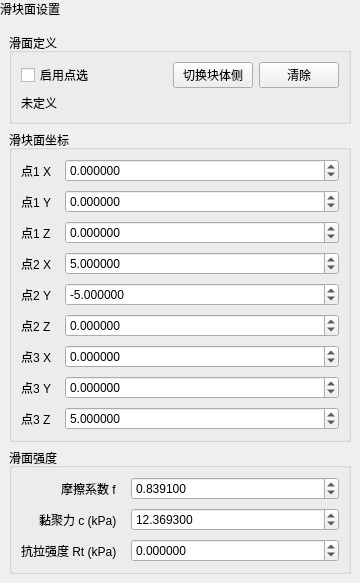
<?xml version='1.0' encoding='UTF-8'?>
<ui version="4.0">
 <class>CaveBlockPlanePage</class>
 <widget class="QWidget" name="CaveBlockPlanePage">
  <property name="geometry">
   <rect>
    <x>0</x>
    <y>0</y>
    <width>360</width>
    <height>560</height>
   </rect>
  </property>
  <layout class="QVBoxLayout" name="verticalLayout">
   <item>
    <widget class="QLabel" name="pageHeaderLabel">
     <property name="text">
      <string>滑块面设置</string>
     </property>
     <property name="visible">
      <bool>false</bool>
     </property>
    </widget>
   </item>
   <item>
    <widget class="QWidget" name="contentWidget">
     <layout class="QVBoxLayout" name="contentLayout">
      <item>
       <widget class="QGroupBox" name="pickGroupBox">
        <property name="title">
         <string>滑面定义</string>
        </property>
        <layout class="QVBoxLayout" name="pickLayout">
         <item>
          <layout class="QHBoxLayout" name="pickActionLayout">
           <item>
            <widget class="QCheckBox" name="pickCheckBox">
             <property name="text">
              <string>启用点选</string>
             </property>
             <property name="checked">
              <bool>false</bool>
             </property>
            </widget>
           </item>
           <item>
            <spacer name="pickActionSpacer">
             <property name="orientation">
              <enum>Qt::Horizontal</enum>
             </property>
             <property name="sizeHint" stdset="0">
              <size>
               <width>20</width>
               <height>20</height>
              </size>
             </property>
            </spacer>
           </item>
           <item>
            <widget class="QPushButton" name="flipSideBtn">
             <property name="text">
              <string>切换块体侧</string>
             </property>
            </widget>
           </item>
           <item>
            <widget class="QPushButton" name="clearFaceBtn">
             <property name="text">
              <string>清除</string>
             </property>
            </widget>
           </item>
          </layout>
         </item>
         <item>
          <widget class="QLabel" name="faceStatusLabel">
           <property name="text">
            <string>未定义</string>
           </property>
          </widget>
         </item>
         <property name="leftMargin">
          <number>9</number>
         </property>
         <property name="topMargin">
          <number>9</number>
         </property>
         <property name="rightMargin">
          <number>9</number>
         </property>
         <property name="bottomMargin">
          <number>9</number>
         </property>
         <property name="spacing">
          <number>6</number>
         </property>
        </layout>
       </widget>
      </item>
      <item>
       <widget class="QGroupBox" name="pointGroupBox">
        <property name="title">
         <string>滑块面坐标</string>
        </property>
        <layout class="QFormLayout" name="pointFormLayout">
         <item row="0" column="0">
          <widget class="QLabel" name="labelPoint1X">
           <property name="sizePolicy">
            <sizepolicy hsizetype="Fixed" vsizetype="Preferred">
             <horstretch>0</horstretch>
             <verstretch>0</verstretch>
            </sizepolicy>
           </property>
           <property name="text">
            <string>点1 X</string>
           </property>
           <property name="wordWrap">
            <bool>false</bool>
           </property>
          </widget>
         </item>
         <item row="0" column="1">
          <widget class="QDoubleSpinBox" name="x1Edit">
           <property name="minimumSize">
            <size>
             <width>10</width>
             <height>0</height>
            </size>
           </property>
           <property name="decimals">
            <number>6</number>
           </property>
           <property name="minimum">
            <double>-1000000000.000000</double>
           </property>
           <property name="maximum">
            <double>1000000000.000000</double>
           </property>
           <property name="singleStep">
            <double>0.100000</double>
           </property>
           <property name="value">
            <double>0.000000</double>
           </property>
           <property name="keyboardTracking">
            <bool>false</bool>
           </property>
          </widget>
         </item>
         <item row="1" column="0">
          <widget class="QLabel" name="labelPoint1Y">
           <property name="sizePolicy">
            <sizepolicy hsizetype="Fixed" vsizetype="Preferred">
             <horstretch>0</horstretch>
             <verstretch>0</verstretch>
            </sizepolicy>
           </property>
           <property name="text">
            <string>点1 Y</string>
           </property>
           <property name="wordWrap">
            <bool>false</bool>
           </property>
          </widget>
         </item>
         <item row="1" column="1">
          <widget class="QDoubleSpinBox" name="y1Edit">
           <property name="minimumSize">
            <size>
             <width>10</width>
             <height>0</height>
            </size>
           </property>
           <property name="decimals">
            <number>6</number>
           </property>
           <property name="minimum">
            <double>-1000000000.000000</double>
           </property>
           <property name="maximum">
            <double>1000000000.000000</double>
           </property>
           <property name="singleStep">
            <double>0.100000</double>
           </property>
           <property name="value">
            <double>0.000000</double>
           </property>
           <property name="keyboardTracking">
            <bool>false</bool>
           </property>
          </widget>
         </item>
         <item row="2" column="0">
          <widget class="QLabel" name="labelPoint1Z">
           <property name="sizePolicy">
            <sizepolicy hsizetype="Fixed" vsizetype="Preferred">
             <horstretch>0</horstretch>
             <verstretch>0</verstretch>
            </sizepolicy>
           </property>
           <property name="text">
            <string>点1 Z</string>
           </property>
           <property name="wordWrap">
            <bool>false</bool>
           </property>
          </widget>
         </item>
         <item row="2" column="1">
          <widget class="QDoubleSpinBox" name="z1Edit">
           <property name="minimumSize">
            <size>
             <width>10</width>
             <height>0</height>
            </size>
           </property>
           <property name="decimals">
            <number>6</number>
           </property>
           <property name="minimum">
            <double>-1000000000.000000</double>
           </property>
           <property name="maximum">
            <double>1000000000.000000</double>
           </property>
           <property name="singleStep">
            <double>0.100000</double>
           </property>
           <property name="value">
            <double>0.000000</double>
           </property>
           <property name="keyboardTracking">
            <bool>false</bool>
           </property>
          </widget>
         </item>
         <item row="3" column="0">
          <widget class="QLabel" name="labelPoint2X">
           <property name="sizePolicy">
            <sizepolicy hsizetype="Fixed" vsizetype="Preferred">
             <horstretch>0</horstretch>
             <verstretch>0</verstretch>
            </sizepolicy>
           </property>
           <property name="text">
            <string>点2 X</string>
           </property>
           <property name="wordWrap">
            <bool>false</bool>
           </property>
          </widget>
         </item>
         <item row="3" column="1">
          <widget class="QDoubleSpinBox" name="x2Edit">
           <property name="minimumSize">
            <size>
             <width>10</width>
             <height>0</height>
            </size>
           </property>
           <property name="decimals">
            <number>6</number>
           </property>
           <property name="minimum">
            <double>-1000000000.000000</double>
           </property>
           <property name="maximum">
            <double>1000000000.000000</double>
           </property>
           <property name="singleStep">
            <double>0.100000</double>
           </property>
           <property name="value">
            <double>5.000000</double>
           </property>
           <property name="keyboardTracking">
            <bool>false</bool>
           </property>
          </widget>
         </item>
         <item row="4" column="0">
          <widget class="QLabel" name="labelPoint2Y">
           <property name="sizePolicy">
            <sizepolicy hsizetype="Fixed" vsizetype="Preferred">
             <horstretch>0</horstretch>
             <verstretch>0</verstretch>
            </sizepolicy>
           </property>
           <property name="text">
            <string>点2 Y</string>
           </property>
           <property name="wordWrap">
            <bool>false</bool>
           </property>
          </widget>
         </item>
         <item row="4" column="1">
          <widget class="QDoubleSpinBox" name="y2Edit">
           <property name="minimumSize">
            <size>
             <width>10</width>
             <height>0</height>
            </size>
           </property>
           <property name="decimals">
            <number>6</number>
           </property>
           <property name="minimum">
            <double>-1000000000.000000</double>
           </property>
           <property name="maximum">
            <double>1000000000.000000</double>
           </property>
           <property name="singleStep">
            <double>0.100000</double>
           </property>
           <property name="value">
            <double>-5.000000</double>
           </property>
           <property name="keyboardTracking">
            <bool>false</bool>
           </property>
          </widget>
         </item>
         <item row="5" column="0">
          <widget class="QLabel" name="labelPoint2Z">
           <property name="sizePolicy">
            <sizepolicy hsizetype="Fixed" vsizetype="Preferred">
             <horstretch>0</horstretch>
             <verstretch>0</verstretch>
            </sizepolicy>
           </property>
           <property name="text">
            <string>点2 Z</string>
           </property>
           <property name="wordWrap">
            <bool>false</bool>
           </property>
          </widget>
         </item>
         <item row="5" column="1">
          <widget class="QDoubleSpinBox" name="z2Edit">
           <property name="minimumSize">
            <size>
             <width>10</width>
             <height>0</height>
            </size>
           </property>
           <property name="decimals">
            <number>6</number>
           </property>
           <property name="minimum">
            <double>-1000000000.000000</double>
           </property>
           <property name="maximum">
            <double>1000000000.000000</double>
           </property>
           <property name="singleStep">
            <double>0.100000</double>
           </property>
           <property name="value">
            <double>0.000000</double>
           </property>
           <property name="keyboardTracking">
            <bool>false</bool>
           </property>
          </widget>
         </item>
         <item row="6" column="0">
          <widget class="QLabel" name="labelPoint3X">
           <property name="sizePolicy">
            <sizepolicy hsizetype="Fixed" vsizetype="Preferred">
             <horstretch>0</horstretch>
             <verstretch>0</verstretch>
            </sizepolicy>
           </property>
           <property name="text">
            <string>点3 X</string>
           </property>
           <property name="wordWrap">
            <bool>false</bool>
           </property>
          </widget>
         </item>
         <item row="6" column="1">
          <widget class="QDoubleSpinBox" name="x3Edit">
           <property name="minimumSize">
            <size>
             <width>10</width>
             <height>0</height>
            </size>
           </property>
           <property name="decimals">
            <number>6</number>
           </property>
           <property name="minimum">
            <double>-1000000000.000000</double>
           </property>
           <property name="maximum">
            <double>1000000000.000000</double>
           </property>
           <property name="singleStep">
            <double>0.100000</double>
           </property>
           <property name="value">
            <double>0.000000</double>
           </property>
           <property name="keyboardTracking">
            <bool>false</bool>
           </property>
          </widget>
         </item>
         <item row="7" column="0">
          <widget class="QLabel" name="labelPoint3Y">
           <property name="sizePolicy">
            <sizepolicy hsizetype="Fixed" vsizetype="Preferred">
             <horstretch>0</horstretch>
             <verstretch>0</verstretch>
            </sizepolicy>
           </property>
           <property name="text">
            <string>点3 Y</string>
           </property>
           <property name="wordWrap">
            <bool>false</bool>
           </property>
          </widget>
         </item>
         <item row="7" column="1">
          <widget class="QDoubleSpinBox" name="y3Edit">
           <property name="minimumSize">
            <size>
             <width>10</width>
             <height>0</height>
            </size>
           </property>
           <property name="decimals">
            <number>6</number>
           </property>
           <property name="minimum">
            <double>-1000000000.000000</double>
           </property>
           <property name="maximum">
            <double>1000000000.000000</double>
           </property>
           <property name="singleStep">
            <double>0.100000</double>
           </property>
           <property name="value">
            <double>0.000000</double>
           </property>
           <property name="keyboardTracking">
            <bool>false</bool>
           </property>
          </widget>
         </item>
         <item row="8" column="0">
          <widget class="QLabel" name="labelPoint3Z">
           <property name="sizePolicy">
            <sizepolicy hsizetype="Fixed" vsizetype="Preferred">
             <horstretch>0</horstretch>
             <verstretch>0</verstretch>
            </sizepolicy>
           </property>
           <property name="text">
            <string>点3 Z</string>
           </property>
           <property name="wordWrap">
            <bool>false</bool>
           </property>
          </widget>
         </item>
         <item row="8" column="1">
          <widget class="QDoubleSpinBox" name="z3Edit">
           <property name="minimumSize">
            <size>
             <width>10</width>
             <height>0</height>
            </size>
           </property>
           <property name="decimals">
            <number>6</number>
           </property>
           <property name="minimum">
            <double>-1000000000.000000</double>
           </property>
           <property name="maximum">
            <double>1000000000.000000</double>
           </property>
           <property name="singleStep">
            <double>0.100000</double>
           </property>
           <property name="value">
            <double>5.000000</double>
           </property>
           <property name="keyboardTracking">
            <bool>false</bool>
           </property>
          </widget>
         </item>
         <property name="leftMargin">
          <number>9</number>
         </property>
         <property name="topMargin">
          <number>9</number>
         </property>
         <property name="rightMargin">
          <number>9</number>
         </property>
         <property name="bottomMargin">
          <number>9</number>
         </property>
         <property name="horizontalSpacing">
          <number>14</number>
         </property>
         <property name="verticalSpacing">
          <number>8</number>
         </property>
         <property name="fieldGrowthPolicy">
          <enum>QFormLayout::AllNonFixedFieldsGrow</enum>
         </property>
         <property name="rowWrapPolicy">
          <enum>QFormLayout::WrapLongRows</enum>
         </property>
         <property name="labelAlignment">
          <set>Qt::AlignLeft|Qt::AlignVCenter</set>
         </property>
        </layout>
       </widget>
      </item>
      <item>
       <widget class="QGroupBox" name="paraGroupBox">
        <property name="title">
         <string>滑面强度</string>
        </property>
        <layout class="QFormLayout" name="paraFormLayout">
         <property name="fieldGrowthPolicy">
          <enum>QFormLayout::AllNonFixedFieldsGrow</enum>
         </property>
         <item row="0" column="0">
          <widget class="QLabel" name="labelFp">
           <property name="sizePolicy">
            <sizepolicy hsizetype="Fixed" vsizetype="Preferred">
             <horstretch>0</horstretch>
             <verstretch>0</verstretch>
            </sizepolicy>
           </property>
           <property name="text">
            <string>摩擦系数 f</string>
           </property>
           <property name="wordWrap">
            <bool>false</bool>
           </property>
          </widget>
         </item>
         <item row="0" column="1">
          <widget class="QDoubleSpinBox" name="fpEdit">
           <property name="minimumSize">
            <size>
             <width>10</width>
             <height>0</height>
            </size>
           </property>
           <property name="decimals">
            <number>6</number>
           </property>
           <property name="minimum">
            <double>-1000000000.000000</double>
           </property>
           <property name="maximum">
            <double>1000000000.000000</double>
           </property>
           <property name="singleStep">
            <double>0.100000</double>
           </property>
           <property name="value">
            <double>0.839100</double>
           </property>
           <property name="keyboardTracking">
            <bool>false</bool>
           </property>
          </widget>
         </item>
         <item row="1" column="0">
          <widget class="QLabel" name="labelC">
           <property name="sizePolicy">
            <sizepolicy hsizetype="Fixed" vsizetype="Preferred">
             <horstretch>0</horstretch>
             <verstretch>0</verstretch>
            </sizepolicy>
           </property>
           <property name="text">
            <string>黏聚力 c (kPa)</string>
           </property>
           <property name="wordWrap">
            <bool>false</bool>
           </property>
          </widget>
         </item>
         <item row="1" column="1">
          <widget class="QDoubleSpinBox" name="cEdit">
           <property name="minimumSize">
            <size>
             <width>10</width>
             <height>0</height>
            </size>
           </property>
           <property name="decimals">
            <number>6</number>
           </property>
           <property name="minimum">
            <double>-1000000000.000000</double>
           </property>
           <property name="maximum">
            <double>1000000000.000000</double>
           </property>
           <property name="singleStep">
            <double>0.100000</double>
           </property>
           <property name="value">
            <double>12.369300</double>
           </property>
           <property name="keyboardTracking">
            <bool>false</bool>
           </property>
          </widget>
         </item>
         <item row="2" column="0">
          <widget class="QLabel" name="labelRt">
           <property name="sizePolicy">
            <sizepolicy hsizetype="Fixed" vsizetype="Preferred">
             <horstretch>0</horstretch>
             <verstretch>0</verstretch>
            </sizepolicy>
           </property>
           <property name="text">
            <string>抗拉强度 Rt (kPa)</string>
           </property>
           <property name="wordWrap">
            <bool>false</bool>
           </property>
          </widget>
         </item>
         <item row="2" column="1">
          <widget class="QDoubleSpinBox" name="rtEdit">
           <property name="minimumSize">
            <size>
             <width>10</width>
             <height>0</height>
            </size>
           </property>
           <property name="decimals">
            <number>6</number>
           </property>
           <property name="minimum">
            <double>-1000000000.000000</double>
           </property>
           <property name="maximum">
            <double>1000000000.000000</double>
           </property>
           <property name="singleStep">
            <double>0.100000</double>
           </property>
           <property name="value">
            <double>0.000000</double>
           </property>
           <property name="keyboardTracking">
            <bool>false</bool>
           </property>
          </widget>
         </item>
         <property name="leftMargin">
          <number>9</number>
         </property>
         <property name="topMargin">
          <number>9</number>
         </property>
         <property name="rightMargin">
          <number>9</number>
         </property>
         <property name="bottomMargin">
          <number>9</number>
         </property>
         <property name="spacing">
          <number>6</number>
         </property>
         <property name="horizontalSpacing">
          <number>14</number>
         </property>
         <property name="verticalSpacing">
          <number>8</number>
         </property>
         <property name="rowWrapPolicy">
          <enum>QFormLayout::WrapLongRows</enum>
         </property>
         <property name="labelAlignment">
          <set>Qt::AlignRight|Qt::AlignVCenter</set>
         </property>
        </layout>
       </widget>
      </item>
      <item>
       <spacer name="verticalSpacer">
        <property name="orientation">
         <enum>Qt::Vertical</enum>
        </property>
        <property name="sizeHint" stdset="0">
         <size>
          <width>20</width>
          <height>40</height>
         </size>
        </property>
       </spacer>
      </item>
      <property name="leftMargin">
       <number>9</number>
      </property>
      <property name="topMargin">
       <number>9</number>
      </property>
      <property name="rightMargin">
       <number>9</number>
      </property>
      <property name="bottomMargin">
       <number>9</number>
      </property>
      <property name="spacing">
       <number>6</number>
      </property>
     </layout>
    </widget>
   </item>
   <property name="leftMargin">
    <number>0</number>
   </property>
   <property name="topMargin">
    <number>0</number>
   </property>
   <property name="rightMargin">
    <number>0</number>
   </property>
   <property name="bottomMargin">
    <number>0</number>
   </property>
   <property name="spacing">
    <number>6</number>
   </property>
  </layout>
 </widget>
 <resources />
 <connections />
</ui>
